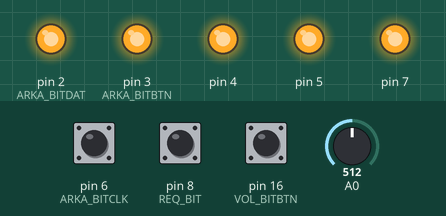
Bench run of a sketch on a simulated Arduino Uno, built with avr-gcc and run on an emulated ATmega328P. Shown: output pins drawn as LEDs (lit = HIGH). Dashed ring = blinking. Inputs (shaded band) come from the test bench; at power-on: pin 8 (REQ_BIT) HIGH, pin 6 (ARKA_BITCLK) HIGH, A0 = 512, pin 16 (VOL_BITBTN) HIGH.

Above: at 0.8 s.
0.9 s: pin 8 (REQ_BIT) pulsed LOW 5 times (0.12 s each, 0.3 s apart)
At 1.26 s:
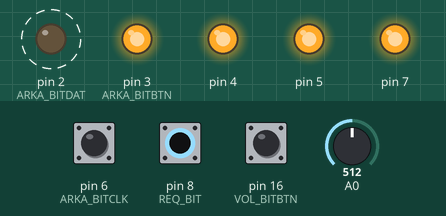
3.9 s: pin 6 (ARKA_BITCLK) pulled LOW for 0.15 s
At 4.4 s:
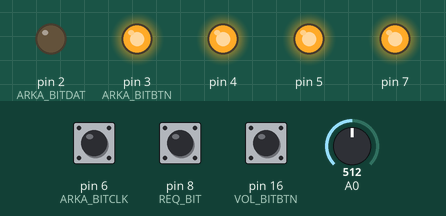
5.5 s: pin 8 (REQ_BIT) pulled LOW for 0.15 s
At 6.8 s:
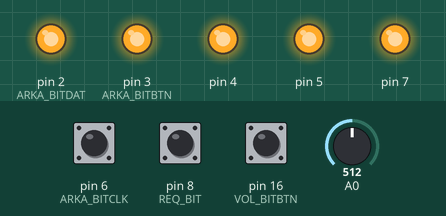
Timing chart, 0 to 8.5 s (numbered marks = the images above; inputs shaded):
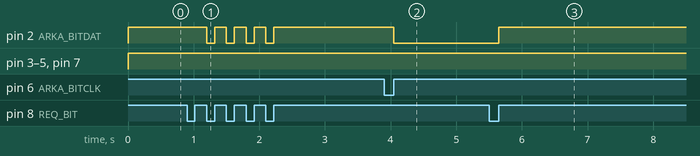

Measured:
- after the input at 0.9 s, pin 2 (ARKA_BITDAT): alternates HIGH for 0.18 s and LOW for 0.12 s, 8 changes in all, then stays HIGH, starting after 0.30 s
- after the input at 3.9 s, pin 2 (ARKA_BITDAT): HIGH → LOW after 0.15 s
- after the input at 5.5 s, pin 2 (ARKA_BITDAT): LOW → HIGH after 0.15 s

The sketch:

msx_paddle.ino
```cpp
// MSX Paddle controller
// for Arduino ATmega328p 5V 16MHz
// by takuya matsubara
#include <avr/pgmspace.h>
#include <avr/interrupt.h>

#define CPUHZ 16000000  // CPU frequency[Hz]
#define PRS1  1         // timer1 prescaler
#define PRS2  128       // timer2 prescaler
#define T1HZ  (CPUHZ/PRS1)  // timer1 freq.[Hz]
#define T2HZ  (CPUHZ/PRS2)  // timer2 freq.[Hz]

#define TCNT2_1MSEC     (unsigned int)(T2HZ/1000)
#define TCNT2_1100USEC  (unsigned int)(T2HZ/909)
#define TIMERTEMP      TCNT2
#define TIMERLIMIT     TCNT2_1MSEC

#define TIMER_250NSEC  (unsigned int)(0x10000-(T1HZ/4000000))
#define TIMER_500NSEC  (unsigned int)(0x10000-(T1HZ/2000000))
#define TIMER_1USEC    (unsigned int)(0x10000-(T1HZ/1000000))
#define TIMER_2USEC    (unsigned int)(0x10000-(T1HZ/500000))
#define TIMER_4USEC    (unsigned int)(0x10000-(T1HZ/250000))
#define TIMER_6USEC    (unsigned int)(0x10000-(T1HZ/166666))
#define TIMER_10USEC   (unsigned int)(0x10000-(T1HZ/100000))
#define TIMER_12USEC   (unsigned int)(0x10000-(T1HZ/83333))
#define TIMER_22USEC   (unsigned int)(0x10000-(T1HZ/45454))
#define TIMER_50USEC   (unsigned int)(0x10000-(T1HZ/20000))
#define TIMER_100USEC  (unsigned int)(0x10000-(T1HZ/10000))
#define TIMER_1MSEC    (unsigned int)(0x10000-(T1HZ/1000))

// timer initialize
void timer_init(void)
{
  // timer1 prescaler
  TCCR1A = 0;
  TCCR1B = 1;
  // 0: No clock source (Timer/Counter stopped).
  // 1: clock /1 (No prescaling)
  // 2: clock /8 (From prescaler)
  // 3: clock /64 (From prescaler)
  // 4: clock /256 (From prescaler)
  // 5: clock /1024 (From prescaler)

  // timer2 prescaler
  TCCR2A = 0;
  TCCR2B = 5;
  // 1: clock /(No prescaling)
  // 2: clock /8 (From prescaler)
  // 3: clock /32 (From prescaler)
  // 4: clock /64 (From prescaler)
  // 5: clock /128 (From prescaler)
  // 6: clock /256 (From prescaler)
  // 7: clock /1024 (From prescaler)
}

//----- wait micro second
void timer_uswait(unsigned int limitcnt)
{
  TCNT1 = limitcnt;
  TIFR1 |= (1 << TOV1);  // clear TOV1
  while(!(TIFR1 & (1 << TOV1)));
}

//----- wait mili second
void timer_delay(int milisec)
{
  while(milisec--){
    TCNT2 = 0;
    while(TCNT2 < TCNT2_1MSEC);
  }
}

//---- ADC
//---- AD init
void adc_init(void)
{
//#define ADCLOCK  0 // clock 1/2
//#define ADCLOCK  1 // clock 1/2
#define ADCLOCK  2 // clock 1/4
//#define ADCLOCK  3 // clock 1/8
//#define ADCLOCK  4 // clock 1/16
//#define ADCLOCK  5 // clock 1/32
//#define ADCLOCK  6 // clock 1/64
//#define ADCLOCK  7 // clock 1/128
  DDRC &= ~((1<<1)|(1<<0));   // input
  PORTC &= ~((1<<1)|(1<<0));  // no pull up
  ADCSRA = (1<<ADEN)|(0<<ADIE)|(1<<ADIF) | ADCLOCK;
// ADEN: ADC enable
// ADIF: ADC interrupt flag
// ADIE: ADC interrupt enable 1=enable/0=disable
  ADCSRB = 0;
}

//---- AD start
unsigned char adc_get(char adchan)
{
  int tempcnt;
  ADMUX = (1<<REFS0) | adchan; // select AD channel
  timer_uswait(TIMER_10USEC);
  ADCSRA |= (1<<ADSC);  // AD start
  while((ADCSRA & (1<<ADIF))==0){
  }
  tempcnt = (int)ADCL;
  tempcnt += ((int)ADCH) << 8;
  return((unsigned char)(tempcnt >> 2));
}

// MD/X68K
#define BITTXRX      0b11
#define MD_PORT      PORTD   // Data/LH/ACK port
#define MD_DDR       DDRD    // Data/LH/ACK direction
#define MD_PIN       PIND    // Data/LH/ACK Pin
#define MD_BITALL   (0b111111<<2)  // ALL mask

#define X68K_BITUP    (1<<2)  // up mask
#define X68K_BITDOWN  (1<<3)  // down mask
#define X68K_BITLEFT  (1<<4)  // left mask
#define X68K_BITRIGHT (1<<5)  // right mask
#define X68K_BITA     (1<<6)  // a mask
#define X68K_BITB     (1<<7)  // b mask

#define REQ_PORT PORTB  // REQ port
#define REQ_PIN PINB    // REQ pin
#define REQ_DDR DDRB    // REQ direction
#define REQ_BIT (1<<0)  // REQ mask
#define UNTIL_REQ_H while((REQ_PIN&REQ_BIT)==0)
#define UNTIL_REQ_L while((REQ_PIN&REQ_BIT)!=0)

//------ MD port initialize
void mdport_init(void)
{
  REQ_DDR &= ~REQ_BIT;  // direction input
  REQ_PORT |= REQ_BIT;  // pull up
  MD_DDR |= MD_BITALL;  // direction output
  MD_PORT |= MD_BITALL; // output high
}

//---- appendix:MSX arkanoid vol edition
// please add this parts
//  PORTC0:Player Volume(100k ohm B curve)
//  PORTC2:Player button
void msx_arkanoid_vol(void)
{
#define VOL_PORT PORTC
#define VOL_DDR  DDRC
#define VOL_PIN  PINC
#define VOL_BITBTN  (1<<2) // player button
#define ARKA_BITDAT   X68K_BITUP
#define ARKA_BITBTN   X68K_BITDOWN
#define ARKA_BITCLK   X68K_BITA
  unsigned char loopcnt;
  unsigned char senddata;

  mdport_init();
  MD_DDR &= ~ARKA_BITCLK;   // direction input
  VOL_DDR &= ~VOL_BITBTN;   // direction input
  VOL_PORT |= VOL_BITBTN;   // pull up
  cli();
  while(1){
    UNTIL_REQ_L;
    UNTIL_REQ_H;
    if((VOL_PIN & VOL_BITBTN)==0){  // button ON
      MD_PORT &= ~ARKA_BITBTN;
    }else{
      MD_PORT |= ARKA_BITBTN;
    }
    senddata = adc_get(0); // player1 Volume
    loopcnt = 8;
    while(loopcnt--){
      if(0x80 & senddata){
        MD_PORT |= ARKA_BITDAT;
      }else{
        MD_PORT &= ~ARKA_BITDAT;
      }
      // until CLK=low
      while((MD_PIN & ARKA_BITCLK)!=0){
        if((REQ_PIN & REQ_BIT)==0)break;
      }
      if((REQ_PIN & REQ_BIT)==0)break;
      while((MD_PIN & ARKA_BITCLK)==0); // until CLK=high
      senddata <<= 1;
    }
    MD_PORT &= ~ARKA_BITDAT;
  }
}

//----
void setup()
{
  timer_init();
  adc_init();
  msx_arkanoid_vol();
}

void loop() {
}
```
